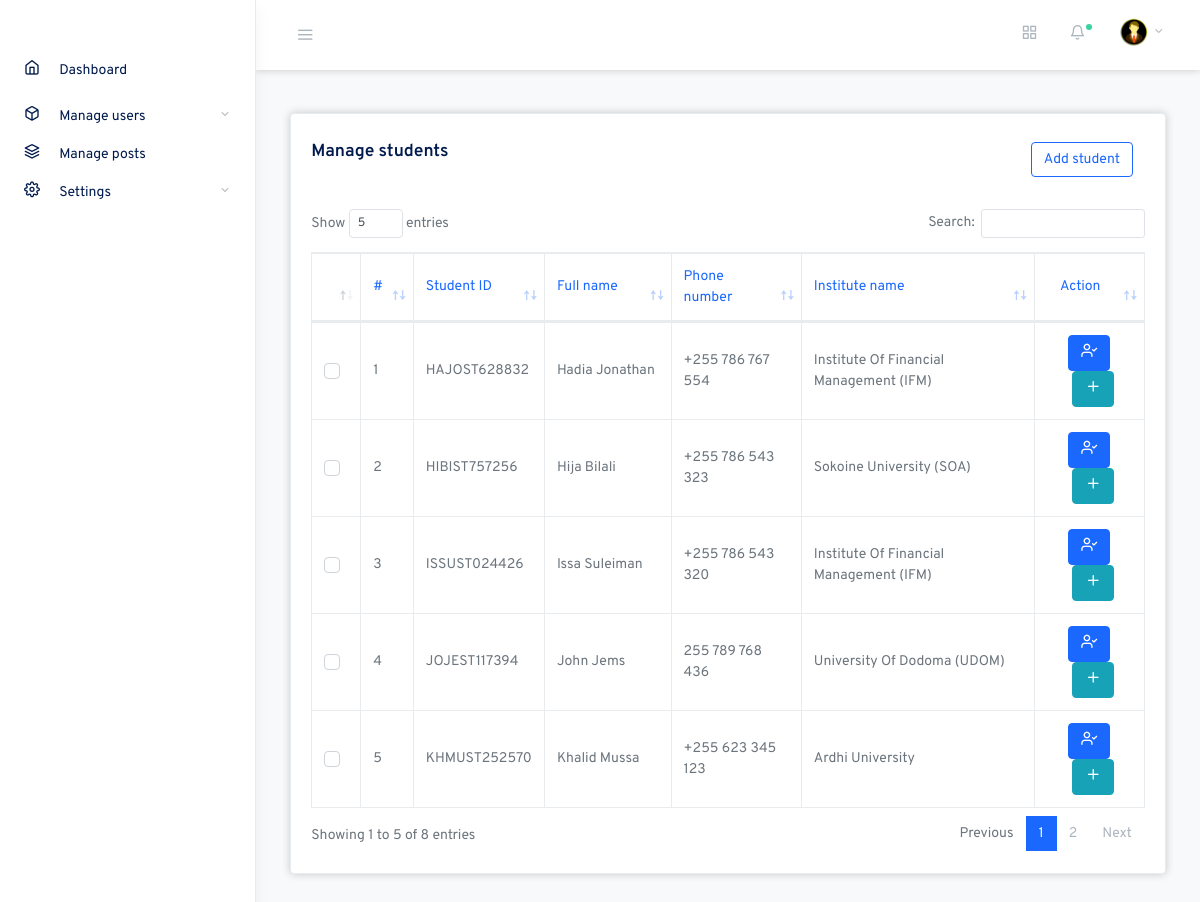
Page /admin/manageStudent.php (signed in) on the committed database.
### tables this page shows
CREATE TABLE `student` (
  `regNo` varchar(45) NOT NULL,
  `firstName` varchar(30) NOT NULL,
  `lastName` varchar(30) NOT NULL,
  `phoneNumber` varchar(20) NOT NULL,
  `instituteName` varchar(80) NOT NULL
);

### app/dbConnection.php (called while the page is built, shortened)
<?php
    $id = uniqid()."::". md5(microtime())."::".date('d.m.Yh:i:s')."::".password_hash(microtime(), PASSWORD_DEFAULT)."::".sha1(microtime());
?>

### admin/manageStudent.php (the view, shortened to what this page needs)
<?php
    include "inc/header.php";
?>
  <body class="vertical  light  ">
    <div class="wrapper">
     <?php
        include "inc/topHeader.php";
        include "inc/sideBar.php";
     ?>
<main role="main" class="main-content">
        <div class="container-fluid">
          <div class="row justify-content-center">
            <div class="col-12">
              <div class="row my-4">
                <div class="col-md-12">
                  <div class="card " style="box-shadow: 0 0 .5rem rgba(0, 0, 0, .2); ">
                    <div class="card-body">
                      <div class="row mt-2 mb-4">
                        <div class="col-md-10"><h5 class="card-title ">Manage students </h5></div>
                        <div class="col-md-2">
                            <a href="registerStudent.php" class="btn mb-2 btn-outline-primary" title="Register student">Add student</a>
                        </div>
                      </div>
                      <table class="table datatables table-bordered table-hover" id="dataTable-1">
                        <thead>
                          <tr >
                            <th></th>
                            <th class="text-primary">#</th>
                            <th class="text-primary">Student ID</th>
                            <th class="text-primary">Full name</th>
                            <th class="text-primary">Phone number</th>
                            <th class="text-primary">Institute name</th>
                            <th class="text-primary text-center">Action</th>
                          </tr>
                        </thead>
                        <tbody>
                          <?php
                                $no = 1;
                                $student = $con->prepare("select * from student ");
                                $student->execute();
                                while ($row = $student->fetch(PDO::FETCH_OBJ))
                                {
                          ?>
                                <tr>
                                  <td>
                                    <div class="custom-control custom-checkbox">
                                    </div>
                                  </td>
                                  <td><?php echo $no ; ?></td>
                                  <td><?php echo $row->regNo; ?></td>
                                  <td><?php echo ucwords($row->firstName." ".$row->lastName); ?></td>
                                  <td><?php echo $row->phoneNumber; ?></td>
                                  <td><?php echo ucwords($row->instituteName); ?></td>
                                  <td class="text-center">
                                      <a href="registerStudent.php?edit=<?php echo $id; ?>&r=<?php echo $row->regNo; ?> &f=<?php echo $row->firstName; ?> &l=<?php echo $row->lastName; ?>&p=<?php echo $row->phoneNumber; ?>&i=<?php echo $row->instituteName; ?>" title="change student details" class=" btn btn-primary"><span class="fe fe-user-check fe-16"></span></a>
                                      <a href="#" class="btn btn-info ml-2"><span class="fe fe-plus fe-16"></span></a>
                                  </td>
                                </tr>
                          <?php $no +=1; } ?>
                        </tbody>
                      </table>
                    </div>
                  </div>
                </div>
              </div>
            </div>
          </div>
        </div>
      </main>
    </div>
  </body>
</html>

### admin/inc/header.php (shortened to what this page needs)
<!doctype html>
<html lang="en">
  <head>
    <link rel="stylesheet" href="../assets/css/simplebar.css">
    <link rel="stylesheet" href="../assets/css/feather.css">
    <link rel="stylesheet" href="../assets/css/select2.css">
    <link rel="stylesheet" href="../assets/dropzone.css">
    <link rel="stylesheet" href="../assets/css/uppy.min.css">
    <link rel="stylesheet" href="../assets/css/jquery.steps.css">
    <link rel="stylesheet" href="../assets/css/jquery.timepicker.css">
    <link rel="stylesheet" href="../assets/css/quill.snow.css">
    <link rel="stylesheet" href="../assets/css/daterangepicker.css">
    <link rel="stylesheet" href="../assets/css/app-light.css" id="lightTheme">
    <link rel="stylesheet" href="../assets/app-dark.css" id="darkTheme" disabled>
    <link rel="stylesheet" href="../assets/css/dataTables.bootstrap4.css">
  </head>

### admin/inc/topHeader.php (shortened to what this page needs)
<nav class="topnav navbar navbar-light" style="background-color: #fff; box-shadow: 0 0 .5rem rgba(0, 0, 0, .2);">
        <button type="button" class="navbar-toggler text-muted mt-2 p-0 mr-3 collapseSidebar">
          <i class="fe fe-menu navbar-toggler-icon"></i>
        </button>
        <ul class="nav">
          <li class="nav-item">
            <a class="nav-link text-muted my-2" href="./#" data-toggle="modal" data-target=".modal-shortcut">
              <span class="fe fe-grid fe-16"></span>
            </a>
          </li>
          <li class="nav-item nav-notif">
            <a class="nav-link text-muted my-2" href="./#" data-toggle="modal" data-target=".modal-notif">
              <span class="fe fe-bell fe-16"></span>
              <span class="dot dot-md bg-success"></span>
            </a>
          </li>
          <li class="nav-item dropdown">
            <a class="nav-link dropdown-toggle text-muted pr-0" href="#" id="navbarDropdownMenuLink" role="button" data-toggle="dropdown" aria-haspopup="true" aria-expanded="false">
              <span class="avatar avatar-sm mt-2">
                <img src="../assets/img/c.png" alt="..." class="avatar-img rounded-circle">
              </span>
            </a>
          </li>
        </ul>
      </nav>

### admin/inc/sideBar.php (shortened to what this page needs)
<aside class="sidebar-left border-right bg-white shadow" id="leftSidebar" data-simplebar>
        <nav class="vertnav navbar navbar-light">
          <div class="w-100 mb-4 d-flex">
            <a class="navbar-brand mx-auto mt-2 flex-fill text-center" href="./">
            </a>
          </div>
          <ul class="navbar-nav flex-fill w-100 mb-2">
            <li class="nav-item">
              <a href="./"  class=" nav-link">
                <i class="fe fe-home fe-16"></i>
                <span class="ml-3 item-text">Dashboard</span><span class="sr-only">(current)</span>
              </a>
            </li>
          </ul>
          <ul class="navbar-nav flex-fill w-100 mb-2">
            <li class="nav-item dropdown">
              <a href="#manage-users" data-toggle="collapse" aria-expanded="false" class="dropdown-toggle nav-link">
                <i class="fe fe-box fe-16"></i>
                <span class="ml-3 item-text">Manage users</span>
              </a>
            </li>
            <li class="nav-item w-100">
              <a class="nav-link" href="managePost.php">
                <i class="fe fe-layers fe-16"></i>
                <span class="ml-3 item-text">Manage posts</span>
              </a>
            </li>
            <li class="nav-item dropdown">
              <a href="#settings" data-toggle="collapse" aria-expanded="false" class="dropdown-toggle nav-link">
                <i class="fe fe-settings fe-16"></i>
                <span class="ml-3 item-text">Settings</span>
              </a>
            </li>
          </ul>
        </nav>
      </aside>

### assets/css/simplebar.css (style rules this page uses)
[data-simplebar] { position: relative; flex-direction: column; flex-wrap: wrap; justify-content: flex-start; align-content: flex-start; align-items: flex-start; }

### assets/css/feather.css (style rules this page uses)
.fe { font-family: "feather" !important; speak: none; font-style: normal; font-weight: normal; font-variant: normal; text-transform: none; line-height: 1; -webkit-font-smoothing: antialiased; -moz-osx-font-smoothing: grayscale; }
.fe-16 { font-size: 16px; }
.fe-bell:before { content: ""; }
.fe-box:before { content: ""; }
.fe-grid:before { content: ""; }
.fe-home:before { content: ""; }
.fe-layers:before { content: ""; }
.fe-menu:before { content: ""; }
.fe-plus:before { content: ""; }
.fe-settings:before { content: ""; }
.fe-user-check:before { content: ""; }

### rows in the picture
student: regNo "HAJOST628832", firstName+lastName "Hadia Jonathan", phoneNumber "+255 786 767 554", instituteName "Institute Of Financial Management (IFM)"
student: regNo "HIBIST757256", firstName+lastName "Hija Bilali", phoneNumber "+255 786 543 323", instituteName "Sokoine University (SOA)"
student: regNo "ISSUST024426", firstName+lastName "Issa Suleiman", phoneNumber "+255 786 543 320", instituteName "Institute Of Financial Management (IFM)"
student: regNo "JOJEST117394", firstName+lastName "John Jems", phoneNumber "255 789 768 436", instituteName "University Of Dodoma (UDOM)"
student: regNo "KHMUST252570", firstName+lastName "Khalid Mussa", phoneNumber "+255 623 345 123", instituteName "Ardhi University"
